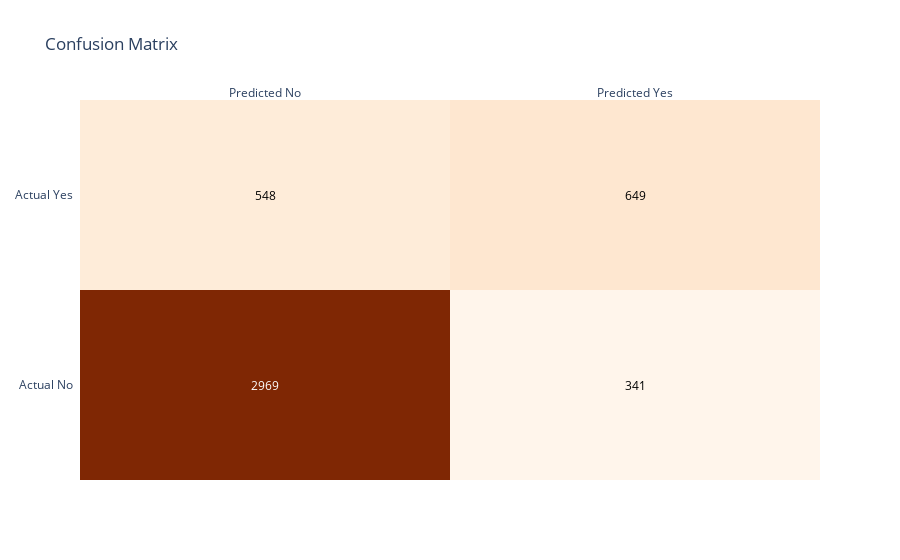

Notebook code for this chart:
### Code cell
import seaborn as sns
predict_and_plot(x_train,train_targets)

### Figure 1 — Plotly figure (JSON) as saved in the notebook; plotly's stock layout.template omitted (floating-point values rounded to 4 significant figures)
{"data": [{"colorscale": [[0, "rgb(255,245,235)"], [0.125, "rgb(254,230,206)"], [0.25, "rgb(253,208,162)"], [0.375, "rgb(253,174,107)"], [0.5, "rgb(253,141,60)"], [0.625, "rgb(241,105,19)"], [0.75, "rgb(217,72,1)"], [0.875, "rgb(166,54,3)"], [1, "rgb(127,39,4)"]], "reversescale": false, "showscale": false, "type": "heatmap", "x": ["Predicted No", "Predicted Yes"], "y": ["Actual No", "Actual Yes"], "z": [[2969, 341], [548, 649]]}], "layout": {"annotations": [{"font": {"color": "#FFFFFF"}, "showarrow": false, "text": "2969", "x": "Predicted No", "xref": "x", "y": "Actual No", "yref": "y"}, {"font": {"color": "#000000"}, "showarrow": false, "text": "341", "x": "Predicted Yes", "xref": "x", "y": "Actual No", "yref": "y"}, {"font": {"color": "#000000"}, "showarrow": false, "text": "548", "x": "Predicted No", "xref": "x", "y": "Actual Yes", "yref": "y"}, {"font": {"color": "#000000"}, "showarrow": false, "text": "649", "x": "Predicted Yes", "xref": "x", "y": "Actual Yes", "yref": "y"}], "title": {"text": "Confusion Matrix"}, "xaxis": {"dtick": 1, "gridcolor": "rgb(0, 0, 0)", "side": "top", "ticks": ""}, "yaxis": {"dtick": 1, "ticks": "", "ticksuffix": "  "}}}
